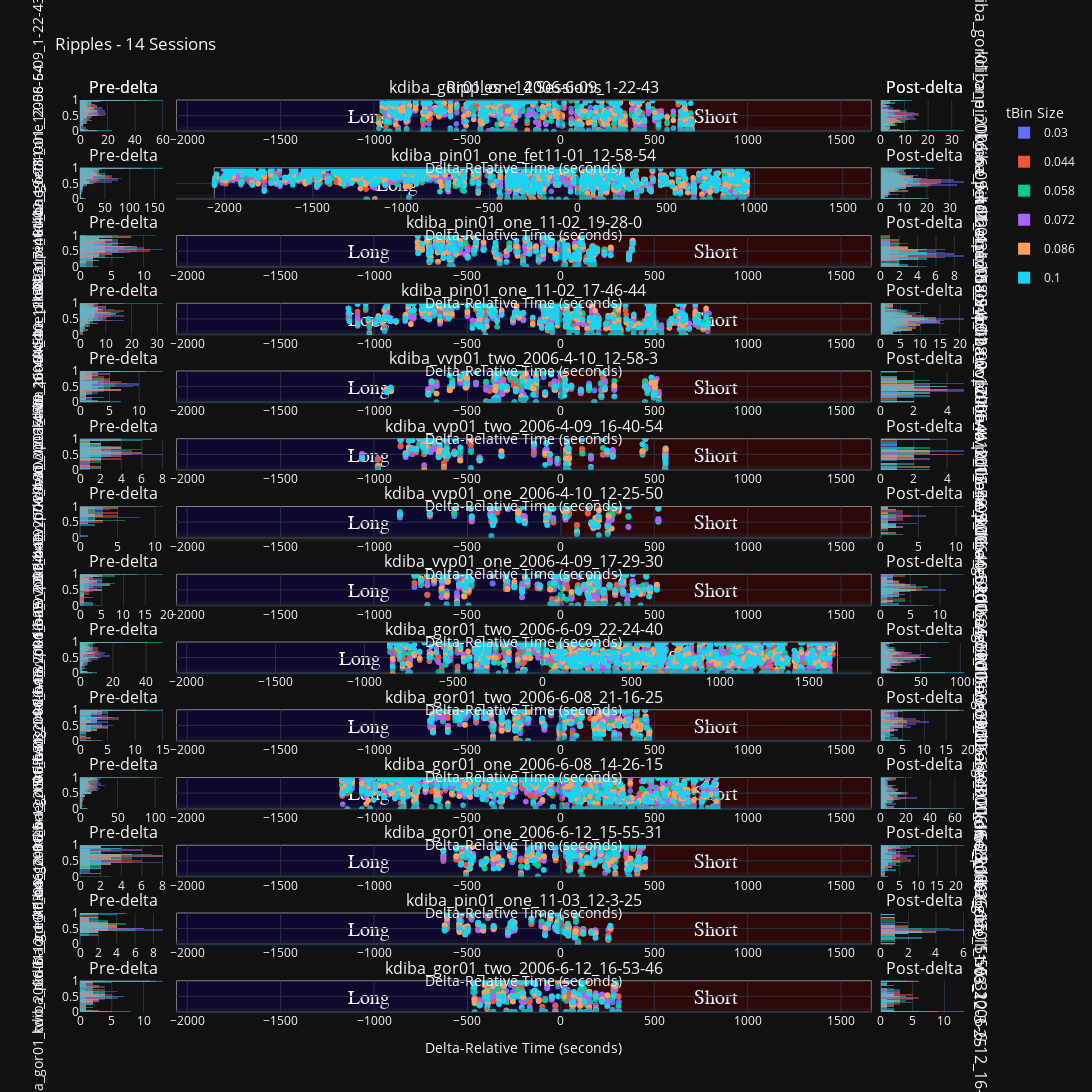

Notebook code for this chart:
### Markdown cell above
# Plotting functions

### Code cell
from pyphoplacecellanalysis.General.Model.Configs.LongShortDisplayConfig import PlottingHelpers
from pyphoplacecellanalysis.SpecificResults.PendingNotebookCode import plot_across_sessions_scatter_results

# Example usage:
all_session_figures = plot_across_sessions_scatter_results(collected_outputs_directory, concatenated_laps_df=all_sessions_laps_df, concatenated_ripple_df=all_sessions_ripple_df,
														#    enabled_time_bin_sizes=[0.03, 0.10],
														   earliest_delta_aligned_t_start=earliest_delta_aligned_t_start, latest_delta_aligned_t_end=latest_delta_aligned_t_end,
														   laps_title_prefix=f"Laps", ripple_title_prefix=f"Ripples", save_figures=True, figure_save_extension=['.html','.png'])
fig_laps, fig_ripples = all_session_figures[0]
# fig_laps.update_layout(fig_size_kwargs)
# fig_ripples.update_layout(fig_size_kwargs)

# fig_laps.show()
fig_ripples.show()
# fig_laps.write_html(f"../output/{TODAY_DAY_DATE}_AcrossSession_fig_laps.html")
# fig_ripples.write_html(f"../output/{TODAY_DAY_DATE}_AcrossSession_fig_ripples.html")
